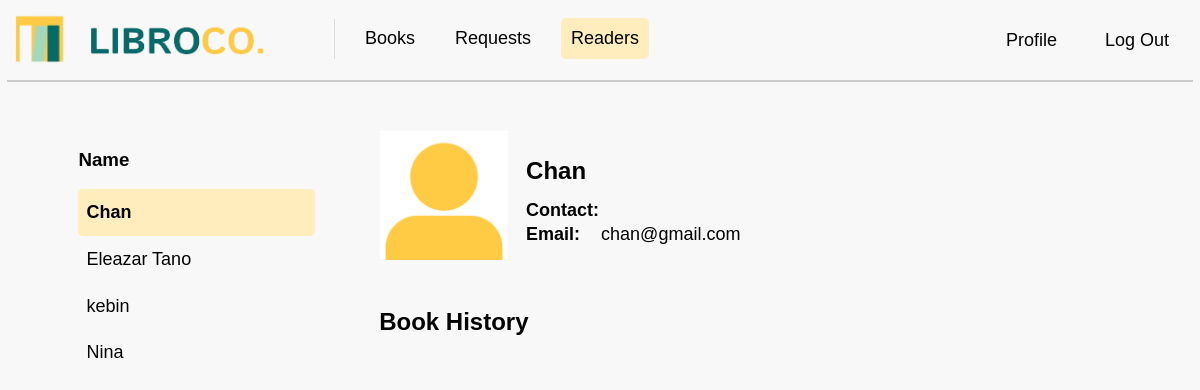
The page /readers on the database its author committed.
### tables this page shows
CREATE TABLE "users" (
	"user_id"	INTEGER PRIMARY KEY AUTOINCREMENT,
	"user_name"	TEXT,
	"user_email"	TEXT,
	"user_password"	TEXT UNIQUE,
	"user_contact"	TEXT,
	"user_code"	TEXT
);

### app.py (the view)
@app.route("/readers")
def readers():
    all_users = getall_records("users")
    readers = [user for user in all_users if user["user_id"] != 1]
    readers_with_history = []
    for reader in readers:
        reader_id = reader['user_id']
        sql_history = """
            SELECT books.book_title
            FROM requests
            JOIN books ON requests.book_id = books.book_id
            WHERE requests.user_id = ?
        """
        history = getprocess(sql_history, (reader_id,))
        sql_image = """
            SELECT user_image
            FROM profileimages
            WHERE user_id = ?
        """
        user_image = getprocess(sql_image, (reader_id,))
        image_path = f"static/{user_image[0]['user_image']}" if user_image else url_for('static', filename='images/default_profile.png')
        readers_with_history.append({
            "name": reader["user_name"],
            "contact": reader["user_contact"] or "",
            "email": reader["user_email"],
            "history": [h['book_title'] for h in history],
            "user_image": image_path  # Pass the relative image path to the template
        })
    readers_with_history = sorted(readers_with_history, key=lambda x: x['name'].lower())
    return render_template("readers.html", readers=readers_with_history)

### app.py (called while the page is built)
@app.before_request
def before_request():
    print("Session data:", session)

### dbhelper.py (called while the page is built)
def getprocess(sql: str, params: tuple = ()) -> list:
    try:
        db = connect(database, timeout=30, check_same_thread=False)  # Adding timeout and thread safety
        db.row_factory = Row  # Ensure that rows are returned as dictionaries
        cursor = db.cursor()
        cursor.execute(sql, params)
        data = cursor.fetchall()  # Fetch the data
        return data
    except Error as e:
        print(f"SQLite error: {e}")
        return []
    finally:
        db.close()  # Ensure the connection is closed

def getall_records(table: str) -> list:
    try:
        db = connect(database, timeout=30, check_same_thread=False)
        db.row_factory = Row  # Ensures rows are returned as Row objects
        cursor = db.cursor()
        sql = f"SELECT * FROM `{table}`"
        cursor.execute(sql)
        data = cursor.fetchall()
        return [dict(row) for row in data]
    except Error as e:
        print(f"SQLite error: {e}")
        return []
    finally:
        db.close()  # Ensure the connection is closed

### templates/readers.html (shortened to what this page needs)
<!DOCTYPE html>
<html>
<head>
    <link rel="stylesheet" href="{{ url_for('static', filename='css/mainstyle.css') }}">
    <link rel="stylesheet" href="{{ url_for('static', filename='css/readersStyles.css') }}">
</head>
<body>
    <nav>
        <a class="navbar-brand" href="{{ url_for('books') }}">
            <img src="{{ url_for('static', filename='images/logo.png') }}" class="logo" width="250" height="50"
                alt="LibroCo. Logo">
        </a>
        <div class="navbar-links">
            <a href="{{ url_for('books') }}">Books</a>
            <a href="{{ url_for('requests') }}">Requests</a>
            <a href="{{ url_for('readers') }}" class="active">Readers</a>
        </div>
        <div class="navbar-right">
            <a href="{{ url_for('profile') }}">Profile</a>
            <a href="{{ url_for('logout') }}">Log Out</a>
        </div>
    </nav>
    <div class="divider"></div>
    <div class="container">
        <div class="readers_container">
            <h3 class="readers_header">Name</h3>
            <ol class="readers_list">
                {% for reader in readers %}
                <li data-name="{{ reader.name }}"
                    data-email="{{ reader.email }}"
                    data-contact="{{ reader.contact }}"
                    data-history="{{ ', '.join(reader.history) }}"
                    data-image="{{ reader.user_image }}"
                    onclick="showReaderDetails(this)">
                    {{ reader.name }}
                </li>
                {% endfor %}
            </ol>
        </div>
        <div class="main_content">
            <div class="profile_container">
                <div class="profile_image">
                    {% if readers %}
                        <img src="{{ url_for('static', filename=(readers[0].user_image if readers[0].user_image else 'images/default_profile.png')) }}" alt="Profile Image">
                    {% else %}
                        <img src="{{ url_for('upload_image', filename=reader.user_image) }}" alt="Profile Image">
                    {% endif %}
                </div>
                <div class="profile_details">
                    <h3 class="name">{{ readers[0].name if readers else 'No Readers' }}</h3>
                    <h5 class="label">Contact: </h5>
                    <h5 class="label">Email: <span class="email_details">{{ readers[0].email if readers else ''
                            }}</span></h5>
                </div>
                <div class="edit">
                </div>
            </div>
            <div class="book_history">
                <h3 class="book_history_header">Book History</h3>
            </div>
        </div>
    </div>
</body>
</html>

### static/css/mainstyle.css (style rules this page uses)
.navbar-right a { transition: background-color 0.3s ease; margin-right: 8px; margin-top: 2px; }
body { background: #f8f8f8; background-repeat: no-repeat; background-attachment: fixed; background-size: 100% 100%; font-family: 'Istok Web', sans-serif; }
.logo { margin: -9px; margin-right: 0; margin-left: -9px; margin-top: -9px; }
nav { display: flex; justify-content: flex-start; align-items: center; padding: 5px; background-color: #f8f8f8; font-size: 18px; }
.navbar-brand { display: flex; align-items: center; text-decoration: none; color: black; margin-right: 40px; }
.navbar-links { display: flex; margin-top: -1px; margin-left: 0%; gap: 20px; font-size: 18px; }
.navbar-right { display: flex; margin-left: auto; gap: 20px; }
nav a { text-decoration: none; color: black; padding: 10px; font-family: Arial, Helvetica, sans-serif; transition: background-color 0.3s ease; }
.active { background-color: #ffedbd; border-radius: 5px; font-weight: normal; }
.divider { width: auto; height: 2px; background-color: #ccc; margin-top: 10px; margin-left: fixed; }

### static/css/readersStyles.css (style rules this page uses)
.divider { width: auto; height: 2px; background-color: #ccc; margin-top: 10px; margin-left: -1px; margin-right: -1px; }
.container { display: flex; justify-content: center; align-items: flex-start; gap: 2rem; width: 100%; margin-top: 3rem; box-sizing: border-box; }
.readers_container { display: flex; flex-direction: column; width: 20%; }
.readers_list { list-style-type: none; margin-top: 0.625rem; line-height: 1.7; font-size: 18px; word-break: break-all; max-height: 600px; overflow-y: auto; scrollbar-width: none; display:block; margin:0; padding:0; }
.readers_list li { cursor: pointer; white-space: nowrap; overflow: hidden; text-overflow: ellipsis; padding: 0.5rem; border-radius: 0.3rem; transition: background-color 0.3s ease; }
.readers_list li.selected { background-color: #FFEDBD; font-weight: bold; }
.main_content { width: 60%; display: flex; flex-direction: column; align-items: center; margin-left: 2rem; margin-right: 2rem; }
.profile_container { display: flex; justify-content: space-between; align-items: center; margin-left: auto; margin-right: auto; box-sizing: border-box; width: 100%; padding-right: 1rem; }
.profile_image { height: 8.125rem; width: 8.125rem; display: flex; justify-content: center; overflow: hidden; }
.profile_image img { width: 100%; height: 100%; object-fit: cover; }
.profile_details { margin-left: -0.45rem; height: auto; width: 70%; word-break: break-all; white-space: nowrap; overflow: hidden; text-overflow: ellipsis; }
.name { font-size: 24px; margin: 0; line-height: 2.3; margin-left: 1rem; }
.label, .contact_details, .email_details { margin: 0.125rem 0; line-height: 1.2; margin-left: 1rem; }
.label { font-weight: bold; font-size: 18px; }
.contact_details, .email_details { font-weight: normal; font-size: 18px; }
.edit { height: 6rem; width: 10%; }
.book_history { display: flex; flex-direction: column; align-items: flex-start; margin-top: 2.125rem; margin-left: auto; margin-right: auto; box-sizing: border-box; width: 100%; max-height: 492px; overflow-y: auto; scrollbar-width: none; }
.book_history_header { margin: 0; text-align: left; line-height: 2.3; font-size: 24px; position: sticky; top: 0; background-color: #f8f8f8; }

### rows shown on the page
users: name "Chan"
users: name "Eleazar Tano"
users: name "kebin"
users: name "Nina"
